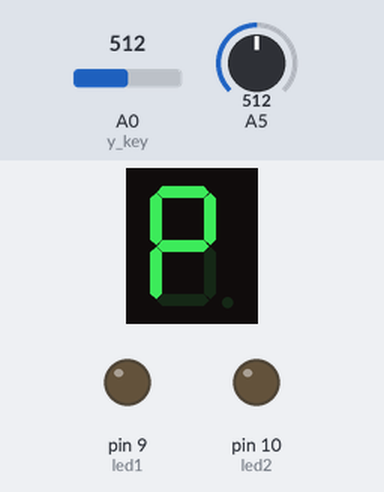
Recording of a sketch running on a simulated Arduino Uno, built with avr-gcc and run on an emulated ATmega328P. On the bench: 1-digit seven-segment display, output pins drawn as LEDs (lit = HIGH). Wiring (inferred from the names in the program): 1-digit 7-segment display, segments lit when HIGH: segments pin 4, pin 5, pin 8, pin 7, pin 6, pin 3, pin 2. The test bench sets the inputs (shaded band); at power-on: A0 (y_key) = 512, A5 = 512. The segment pins are drawn as the display they are named for; the audio player accepts every command and is not drawn; pins used as bus, display or sensor lines are not drawn; what the sketch prints to the serial monitor is not drawn.

Above: at 6.3 s.
6.4 s: A0 (y_key) set to 940
8.0 s: A0 (y_key) set to 962
At 9.3 s:
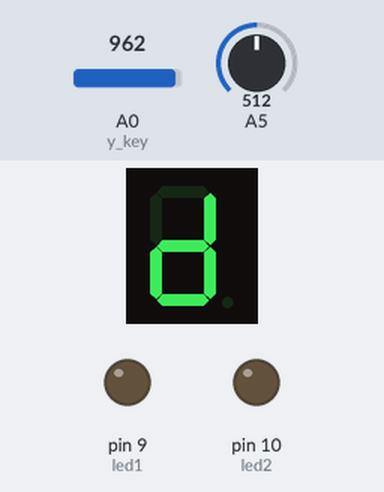
10.3 s: A5 set to 488
At 11.4 s:
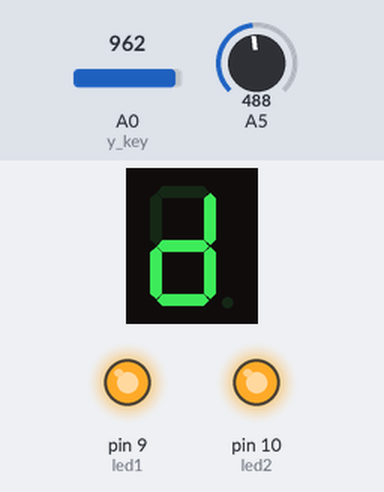
11.8 s: A0 (y_key) set to 55
13.4 s: A0 (y_key) set to 44
At 13.9 s:
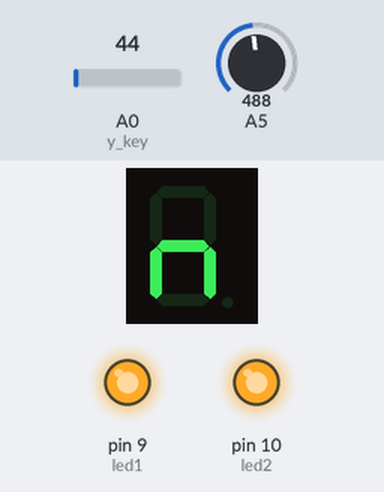
Timing chart, 0 to 16.4 s (numbered marks = the images above; inputs shaded):
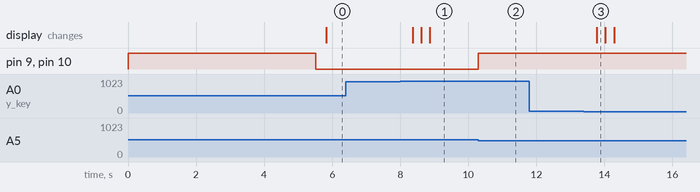

Measured:
- the behaviour switches between 950 and 951 on A0 (y_key) (found by bisection; images 0 and 1)
- the behaviour switches between 500 and 499 on A5 (found by bisection; images 1 and 2)
- the behaviour switches between 50 and 49 on A0 (y_key) (found by bisection; images 2 and 3)
- after the input at 6.4 s, every drawn part: stays the same
- after the input at 8.0 s, the display: first changes after 0.36 s (image 1 shows a later state)
- after the input at 10.3 s, pin 9 (led1), pin 10 (led2): LOW → HIGH at once
- after the input at 11.8 s, every drawn part: stays the same
- after the input at 13.4 s, the display: changes after 0.38 s (image 3)

The sketch:

UNOBOARD.ino
```cpp
#include "SoftwareSerial.h"
#include "DFRobotDFPlayerMini.h"
#include "Arduino_FreeRTOS.h"
#include "semphr.h"
#include "stdio.h"
#include "time.h"
//#include "timer.h"
#include "task.h"


void vmp3Task();
void vheadLights();
void vgearSelect();


int g = 2;
int f = 3;
int a = 4;
int b = 5;
int e = 6;
int d = 7;
int c = 8;
int x_key = A1;
int y_key = A0;
int x_pos=1;
int y_pos=1;

int t = 1000;
int i = 0;
char  gears [] = {'p','r','n','d'};

TaskHandle_t xmp3TaskHandle = NULL;
TaskHandle_t xheadlightshandle = NULL;
TaskHandle_t xgearselecthandle = NULL;


int LDR = A5;
int led1 = 9;
int led2 = 10;
char command = 'q';
int pause = 0;
SoftwareSerial myserial(11, 12); // RX, TX
SoftwareSerial speaker(A3,A4);

DFRobotDFPlayerMini myDFPlayer;
void setup() {
  // put your setup code here, to run once:
  Serial.begin(115200);
  myserial.begin(115200);
  speaker.begin(9600);
  pinMode(g, OUTPUT);
  pinMode(f, OUTPUT);
  pinMode(a, OUTPUT);
  pinMode(b, OUTPUT);
  pinMode(e, OUTPUT);
  pinMode(d, OUTPUT);
  pinMode(c, OUTPUT);
  pinMode (x_key, INPUT) ;
  pinMode (y_key, INPUT) ;

  pinMode(A5,INPUT);
pinMode(led1,OUTPUT);
pinMode(led2,OUTPUT);

digitalWrite(led1,HIGH);
digitalWrite(led2,HIGH);


 // myDFPlayer.volume(20); //Volume 5


 Serial.println();
Serial.println(F("DFRobot DFPlayer Mini"));
Serial.println(F("Initializing DFPlayer module ... Wait!"));

if (!myDFPlayer.begin(speaker))
{
Serial.println(F("Not initialized:"));
Serial.println(F("1. Check the DFPlayer Mini connections"));
Serial.println(F("2. Insert an SD card"));
//while (true);
}

Serial.println();
Serial.println(F("DFPlayer Mini module initialized!"));

//Definicoes iniciais
myDFPlayer.setTimeOut(500); //Timeout serial 500ms
myDFPlayer.volume(15); //Volume 5
myDFPlayer.EQ(0); //Equalizacao normal
delay(5000);
xTaskCreate(vheadLights,"vheadlights",128,NULL,2,&xheadlightshandle);
xTaskCreate(vmp3Task,"vmp3Task",128,NULL,1,&xmp3TaskHandle);
xTaskCreate(vgearSelect,"vgearSelect",128,NULL,3,&xgearselecthandle);

vTaskStartScheduler();


}


void vgearSelect()
{
  UBaseType_t uxPriority;
  uxPriority = uxTaskPriorityGet(NULL);


  while(1)
  {
    if(analogRead (y_key) < 50)
  {
    if(i == 0)
    {

      i = 0;
    }

    else if(i==3)
    {
      i=2;

    }
     else if(i==2)
    {
      i=1;

    }
     else if(i==1)
    {
      i=0;

    }
  }

  if(analogRead (y_key) >950)
  {
    if(i == 3)
    {

      i = 3;
    }

     else if(i==0)
    {
      i=1;

    }
     else if(i==1)
    {
      i=2;

    }
     else if(i==2)
    {
      i=3;

    }
  }


delay(250);


   switch(gears[i])
{
  case 'p':
  digitalWrite(g,1);
  digitalWrite(f,1);
  digitalWrite(a,1);
  digitalWrite(b,1);
  digitalWrite(e,1);
  digitalWrite(d,0);
  digitalWrite(c,0);
  break;

    case 'r':
digitalWrite(g,1);
digitalWrite(f,0);
digitalWrite(a,0);
digitalWrite(b,0);
digitalWrite(e,1);
digitalWrite(d,0);
digitalWrite(c,0);

  break;

      case 'n':
digitalWrite(g,1);
digitalWrite(f,0);
digitalWrite(a,0);
digitalWrite(b,0);
digitalWrite(e,1);
digitalWrite(d,0);
digitalWrite(c,1);

  break;

      case 'd':
digitalWrite(g,1);
digitalWrite(f,0);
digitalWrite(a,0);
digitalWrite(b,1);
digitalWrite(e,1);
digitalWrite(d,1);
digitalWrite(c,1);

  break;


}


  //Serial.println(i);

  //delay(2000);
  vTaskPrioritySet(xheadlightshandle,(uxPriority +1));

  }

}


void vmp3Task()
{
  Serial.print("mp3 running");
  UBaseType_t uxPriority;
  uxPriority = uxTaskPriorityGet(NULL);
  myserial.listen();
while(1)
{
if(myserial.isListening() && myserial.available())
  {
  delay(200);
  command =   char(myserial.read());
  Serial.println(command);
  }

  delay(200);

  if ((command >= '1') && (command <= '9'))
{
Serial.print("Music reproduction");
Serial.println(command);
command = command - 48;
myDFPlayer.play(command);
}

if (command == '+')
{
myDFPlayer.volumeUp();

}

if (command == '<')
{
myDFPlayer.previous();

}

if (command == '>')
{
myDFPlayer.next();

}

//Decreases volume
if (command == '-')
{
myDFPlayer.volumeDown();
}

if (command == 'p')
{
pause = !pause;
if (pause == 0)
{
myDFPlayer.start();
}

if (pause == 1)
{
myDFPlayer.pause();
}

}
command = "f";
 menu_opcoes();
delay(200);
vTaskPrioritySet(NULL,(uxPriority - 3));

}

}


void vheadLights()
{
  Serial.println("headlights are working");
  UBaseType_t uxPriority;
  uxPriority = uxTaskPriorityGet(NULL);
  while(1)
  {

  if(analogRead(A5) < 500)
{
  digitalWrite(led1,HIGH);
  digitalWrite(led2,HIGH);

}
else
{
  digitalWrite(led1,LOW);
  digitalWrite(led2,LOW);
}
// vTaskDelay(5000 / portTICK_PERIOD_MS);
vTaskPrioritySet(xmp3TaskHandle,(uxPriority));

vTaskPrioritySet(NULL,(uxPriority-2));


  }
}


void menu_opcoes()
{
Serial.println();
Serial.println(F("=================================================================================================================================="));
Serial.println(F("Commands:"));
Serial.println(F(" [1-3] To select the MP3 file"));
Serial.println(F(" [s] stopping reproduction"));
Serial.println(F(" [p] pause/continue music"));
Serial.println(F(" [+ or -] increases or decreases the volume"));
Serial.println(F(" [< or >] forwards or backwards the track"));
Serial.println();
Serial.println(F("================================================================================================================================="));
}

void loop()
{
  return;

}
```
